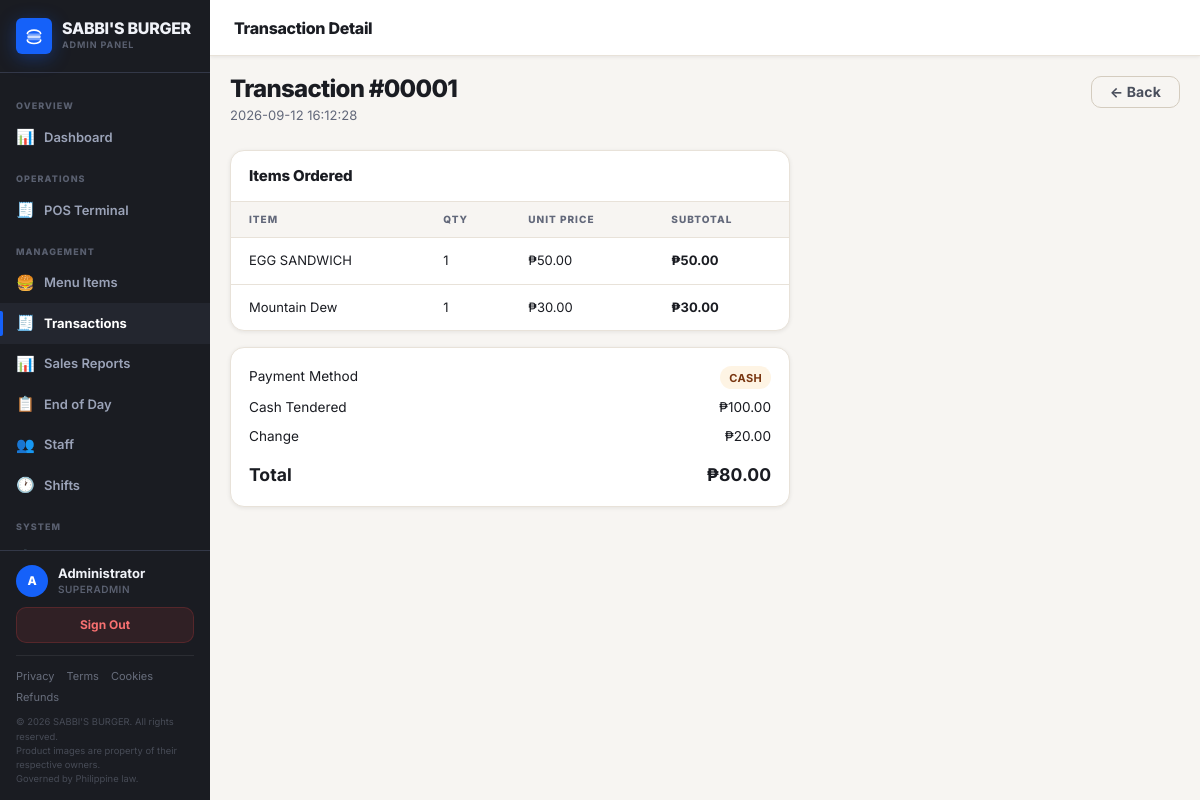
The app's page /transactions/1 (signed in) with its own data.
### tables this page shows
CREATE TABLE users (
    id INTEGER PRIMARY KEY AUTOINCREMENT,
    username TEXT NOT NULL UNIQUE,
    password_hash TEXT NOT NULL,
    full_name TEXT NOT NULL,
    role TEXT NOT NULL CHECK(role IN ('superadmin', 'cashier')),
    is_active INTEGER NOT NULL DEFAULT 1,
    last_login TIMESTAMP,
    created_at TIMESTAMP DEFAULT CURRENT_TIMESTAMP
);

CREATE TABLE transactions (
    id INTEGER PRIMARY KEY AUTOINCREMENT,
    order_number TEXT NOT NULL,
    total REAL NOT NULL,
    discount REAL DEFAULT 0,
    cash_tendered REAL,
    change_given REAL,
    payment_method TEXT DEFAULT 'cash',
    gcash_ref TEXT,
    served_by INTEGER,
    notes TEXT,
    created_at TIMESTAMP DEFAULT CURRENT_TIMESTAMP, tax_rate REAL DEFAULT 0, tax_amount REAL DEFAULT 0, discount_type TEXT DEFAULT 'regular', vat_exempt INTEGER DEFAULT 0,
    FOREIGN KEY (served_by) REFERENCES users(id)
);

CREATE TABLE transaction_items (
    id INTEGER PRIMARY KEY AUTOINCREMENT,
    transaction_id INTEGER NOT NULL,
    product_id INTEGER NOT NULL,
    product_name TEXT NOT NULL,
    quantity INTEGER NOT NULL,
    unit_price REAL NOT NULL,
    subtotal REAL NOT NULL,
    FOREIGN KEY (transaction_id) REFERENCES transactions(id),
    FOREIGN KEY (product_id) REFERENCES products(id)
);

### app.py (the view)
@app.route('/transactions/<int:transaction_id>')
@superadmin_required
def transaction_detail(transaction_id):
    tx, items = get_transaction(transaction_id)
    if not tx:
        flash('Transaction not found.', 'error')
        return redirect(url_for('transactions'))
    return render_template('admin/transaction_detail.html',
                           transaction=tx, items=items)

### auth.py (called while the page is built)
def current_user():
    if 'user_id' not in session:
        return None
    with get_db() as conn:
        return conn.execute(
            "SELECT * FROM users WHERE id = ? AND is_active = 1", (session['user_id'],)
        ).fetchone()

def is_logged_in():
    return 'user_id' in session

def superadmin_required(f):
    @wraps(f)
    def decorated(*args, **kwargs):
        if not is_logged_in():
            flash('Please log in to continue.', 'warning')
            return redirect(url_for('login'))
        if session.get('role') != 'superadmin':
            flash('Access denied. Superadmin only.', 'error')
            abort(403)
        return f(*args, **kwargs)
    return decorated

### config.py (called while the page is built)
def load_settings():
    try:
        with open(SETTINGS_PATH, 'r', encoding='utf-8') as f:
            data = json.load(f)
        return {**DEFAULTS, **data}
    except Exception:
        return dict(DEFAULTS)

### database.py (called while the page is built)
def get_db():
    conn = sqlite3.connect(DATABASE)
    conn.row_factory = sqlite3.Row
    conn.execute("PRAGMA foreign_keys = ON")
    return conn

def get_transaction(transaction_id):
    with get_db() as conn:
        tx = conn.execute("""
            SELECT t.*, u.full_name AS cashier_name
            FROM transactions t
            LEFT JOIN users u ON t.served_by = u.id
            WHERE t.id = ?
        """, (transaction_id,)).fetchone()
        items = conn.execute(
            "SELECT * FROM transaction_items WHERE transaction_id=?", (transaction_id,)
        ).fetchall()
        return tx, items

def get_active_shift(user_id):
    with get_db() as conn:
        return conn.execute("""
            SELECT s.*, u.full_name, u.role
            FROM shifts s
            JOIN users u ON s.user_id = u.id
            WHERE s.user_id = ? AND s.status = 'active'
            ORDER BY s.clock_in DESC LIMIT 1
        """, (user_id,)).fetchone()

### templates/admin/transaction_detail.html (shortened to what this page needs)
{% extends "admin/base_admin.html" %}
{% block page_title %}Transaction Detail{% endblock %}
{% block content %}
<div class="page-header">
  <div>
    <h1>Transaction #{{ "%05d"|format(transaction.id) }}</h1>
    <p>{{ transaction.created_at }}</p>
  </div>
  <a href="{{ url_for('transactions') }}" class="btn btn-ghost">← Back</a>
</div>
<div style="max-width:560px;">
  <div class="table-card" style="margin-bottom:1rem;">
    <div class="table-card-header"><span class="table-card-title">Items Ordered</span></div>
    <div class="table-wrap">
      <table>
        <thead>
          <tr><th>Item</th><th>Qty</th><th>Unit Price</th><th>Subtotal</th></tr>
        </thead>
        <tbody>
          {% for item in items %}
          <tr>
            <td>{{ item.product_name }}</td>
            <td>{{ item.quantity }}</td>
            <td>{{ currency }}{{ "%.2f"|format(item.unit_price) }}</td>
            <td><strong>{{ currency }}{{ "%.2f"|format(item.subtotal) }}</strong></td>
          </tr>
          {% endfor %}
        </tbody>
      </table>
    </div>
  </div>
  <div class="stat-card">
    <div style="display:flex; flex-direction:column; gap:.5rem;">
      <div style="display:flex; justify-content:space-between; font-size:.85rem; color:var(--text-2);">
        <span>Payment Method</span>
        <span class="badge badge-{{ transaction.payment_method }}">{{ transaction.payment_method | title }}</span>
      </div>
      {% if transaction.cash_tendered %}
      <div style="display:flex; justify-content:space-between; font-size:.85rem; color:var(--text-2);">
        <span>Cash Tendered</span><span>{{ currency }}{{ "%.2f"|format(transaction.cash_tendered) }}</span>
      </div>
      <div style="display:flex; justify-content:space-between; font-size:.85rem; color:var(--text-2);">
        <span>Change</span><span>{{ currency }}{{ "%.2f"|format(transaction.change_given) }}</span>
      </div>
      {% endif %}
      <div style="display:flex; justify-content:space-between; font-size:1.1rem; font-weight:700; padding-top:.5rem; border-top:1px solid var(--border); color:var(--amber-h);">
        <span>Total</span><span>{{ currency }}{{ "%.2f"|format(transaction.total) }}</span>
      </div>
    </div>
  </div>
</div>
{% endblock %}

### templates/admin/base_admin.html (shortened to what this page needs)
<!DOCTYPE html>
<html lang="en">
<head>
  <link rel="stylesheet" href="{{ url_for('static', filename='css/base.css') }}">
  <link rel="stylesheet" href="{{ url_for('theme_css') }}">
  <link rel="stylesheet" href="{{ url_for('static', filename='css/admin.css') }}">
</head>
<body>
<div class="app-shell">
  <aside class="sidebar">
    <div class="sidebar-brand">
      <div class="sidebar-brand-icon">
      </div>
      <div>
        <div class="sidebar-brand-text">{{ app_name }}</div>
        <div class="sidebar-brand-sub">Admin Panel</div>
      </div>
    </div>
    <nav class="sidebar-nav">
      <div class="nav-section-label">Overview</div>
      <a title="Dashboard" href="{{ url_for('dashboard') }}" class="nav-item {% if request.endpoint == 'dashboard' %}active{% endif %}">
        <span class="nav-item-icon">📊</span> Dashboard
      </a>
      <div class="nav-section-label">Operations</div>
      <a title="POS Terminal" href="{{ url_for('index') }}" class="nav-item {% if request.endpoint == 'index' %}active{% endif %}">
        <span class="nav-item-icon">🧾</span> POS Terminal
      </a>
      <div class="nav-section-label">Management</div>
      <a title="Menu Items" href="{{ url_for('products') }}" class="nav-item {% if request.endpoint == 'products' %}active{% endif %}">
        <span class="nav-item-icon">🍔</span> Menu Items
      </a>
      <a title="Transactions" href="{{ url_for('transactions') }}" class="nav-item {% if request.endpoint in ['transactions','transaction_detail'] %}active{% endif %}">
        <span class="nav-item-icon">🧾</span> Transactions
      </a>
      <a title="Sales Reports" href="{{ url_for('reports') }}" class="nav-item {% if request.endpoint == 'reports' %}active{% endif %}">
        <span class="nav-item-icon">📊</span> Sales Reports
      </a>
      <a title="End of Day" href="{{ url_for('eod') }}" class="nav-item {% if request.endpoint == 'eod' %}active{% endif %}">
        <span class="nav-item-icon">📋</span> End of Day
      </a>
      <a title="Staff" href="{{ url_for('users') }}" class="nav-item {% if request.endpoint == 'users' %}active{% endif %}">
        <span class="nav-item-icon">👥</span> Staff
      </a>
      <a title="Shifts" href="{{ url_for('shifts') }}" class="nav-item {% if request.endpoint in ['shifts','shift_detail'] %}active{% endif %}">
        <span class="nav-item-icon">🕐</span> Shifts
      </a>
      <div class="nav-section-label">System</div>
      <a title="Settings" href="{{ url_for('settings_page') }}" class="nav-item {% if request.endpoint == 'settings_page' %}active{% endif %}">
        <span class="nav-item-icon">⚙️</span> Settings
      </a>
    </nav>
    <div class="sidebar-footer">
      {% if current_user %}
      <div class="sidebar-user">
        <div class="sidebar-avatar">{{ current_user['full_name'][0] | upper }}</div>
        <div class="sidebar-user-info">
          <div class="sidebar-user-name">{{ current_user['full_name'] }}</div>
          <div class="sidebar-user-role">{{ current_user['role'] | title }}</div>
        </div>
      </div>
      {% endif %}
      <a href="{{ url_for('logout') }}" class="btn-logout">Sign Out</a>
      <div style="display:flex;flex-wrap:wrap;gap:.25rem .75rem;margin-top:.75rem;padding-top:.75rem;border-top:1px solid rgba(255,255,255,.08)">
        <a href="#" onclick="openPolicyModal('{{ url_for('privacy_policy') }}','Privacy Policy');return false" style="font-size:.6875rem;color:rgba(155,163,184,.6);text-decoration:none" onmouseover="this.style.color='rgba(155,163,184,1)'" onmouseout="this.style.color='rgba(155,163,184,.6)'">Privacy</a>
        <a href="#" onclick="openPolicyModal('{{ url_for('terms') }}','Terms &amp; Conditions');return false" style="font-size:.6875rem;color:rgba(155,163,184,.6);text-decoration:none" onmouseover="this.style.color='rgba(155,163,184,1)'" onmouseout="this.style.color='rgba(155,163,184,.6)'">Terms</a>
        <a href="#" onclick="openPolicyModal('{{ url_for('cookie_policy') }}','Cookie Policy');return false" style="font-size:.6875rem;color:rgba(155,163,184,.6);text-decoration:none" onmouseover="this.style.color='rgba(155,163,184,1)'" onmouseout="this.style.color='rgba(155,163,184,.6)'">Cookies</a>
        <a href="#" onclick="openPolicyModal('{{ url_for('refund_policy') }}','Refund Policy');return false" style="font-size:.6875rem;color:rgba(155,163,184,.6);text-decoration:none" onmouseover="this.style.color='rgba(155,163,184,1)'" onmouseout="this.style.color='rgba(155,163,184,.6)'">Refunds</a>
      </div>
      <div style="margin-top:.625rem;font-size:.5875rem;color:rgba(155,163,184,.35);line-height:1.5">
        &copy; {{ current_year }} {{ app_name }}. All rights reserved.<br>
        Product images are property of their respective owners.<br>
        Governed by Philippine law.
      </div>
    </div>
  </aside>
  <div class="main-content">
    <header class="topbar">
      <span class="topbar-title">{% block page_title %}{% endblock %}</span>
    </header>
    <main class="page-content">
      {% block content %}{% endblock %}
    </main>
  </div>
</div>
</body>
</html>

### static/css/base.css (style rules this page uses)
*, *::before, *::after { box-sizing: border-box; margin: 0; padding: 0; }
:root { --brand: #e83b2a; --brand-h: #ff5a4a; --brand-dim: rgba(232, 59, 42, 0.1); --brand-glow: rgba(232, 59, 42, 0.22); --gold: #f5a623; --gold-h: #ffb84d; --gold-dim: rgba(245, 166, 35, 0.12); --menu-bg: #f7f5f2; --menu-surface: #ffffff; --menu-border: #e8e2d9; --menu-border-2: #d4ccbf; --order-bg: #1a1c22; --order-surface: #23262f; --order-surface-2: #2c303b; --order-border: #333848; --order-border-2: #444a5a; --text-dark: #1a1c22; --text-dark-2: #4a4f5c; --text-dark-3: #62687a; --text-light: #f0f2f8; --text-light-2: #9ba3b8; --text-light-3: #5a6070; --success: #22c55e; --success-dim: rgba(34, 197, 94, 0.12); --success-text: #4ade80; --danger: #ef4444; --danger-dim: rgba(239, 68, 68, 0.12); --danger-text: #f87171; --warning: #f59e0b; --warning-dim: rgba(245, 158, 11, 0.12); --info: #3b82f6; --info-dim: rgba(59, 130, 246, 0.12); --info-text: #60a5fa; --r-xs: 3px; --r-sm: 6px; --r: 10px; --r-md: 14px; --r-lg: 18px; --r-xl: 22px; --shadow-sm: 0 1px 4px rgba(0, 0, 0, 0.08); --shadow: 0 4px 16px rgba(0, 0, 0, 0.1); --shadow-lg: 0 12px 40px rgba(0, 0, 0, 0.15); --shadow-brand: 0 4px 18px rgba(232, 59, 42, 0.35); --font: "Nunito", "Inter", -apple-system, BlinkMacSystemFont, "Segoe UI", sans-serif; --font-mono: "JetBrains Mono", "Fira Code", monospace; --tx-fast: 120ms cubic-bezier(0.4, 0, 0.2, 1); --tx: 200ms cubic-bezier(0.4, 0, 0.2, 1); }
html { font-size: 16px; -webkit-font-smoothing: antialiased; -moz-osx-font-smoothing: grayscale; }
body { font-family: var(--font); background: var(--menu-bg); color: var(--text-dark); line-height: 1.5; min-height: 100vh; }
img, svg { display: block; max-width: 100%; }
a { color: var(--brand); text-decoration: none; }
.badge { display: inline-flex; align-items: center; font-size: 0.6875rem; font-weight: 700; letter-spacing: 0.04em; padding: 0.2rem 0.55rem; border-radius: 99px; text-transform: uppercase; }
.badge-cash { background: var(--gold-dim); color: #78350f; }
.btn { display: inline-flex; align-items: center; justify-content: center; gap: 0.375rem; padding: 0.5rem 1.125rem; border-radius: var(--r); font-family: var(--font); font-size: 0.875rem; font-weight: 700; border: 1.5px solid transparent; cursor: pointer; transition: all var(--tx-fast); white-space: nowrap; user-select: none; line-height: 1; letter-spacing: 0.01em; }
.btn-ghost { background: transparent; border-color: var(--menu-border-2); color: var(--text-dark-2); }

### records on screen
users: full_name "A", full_name "Administrator", role "SUPERADMIN"
transactions: id "00001", cash_tendered "100.00", change_given "20.00", total "80.00"
transaction_items: product_name "EGG SANDWICH", quantity "1", currency "₱", unit_price "50.00", subtotal "50.00"
transaction_items: product_name "Mountain Dew", quantity "1", currency "₱", unit_price "30.00", subtotal "30.00"

### other values on screen
{{ app_name }} "SABBI'S BURGER"
{{ current_year }} "2026"
{{ currency }} "₱"
